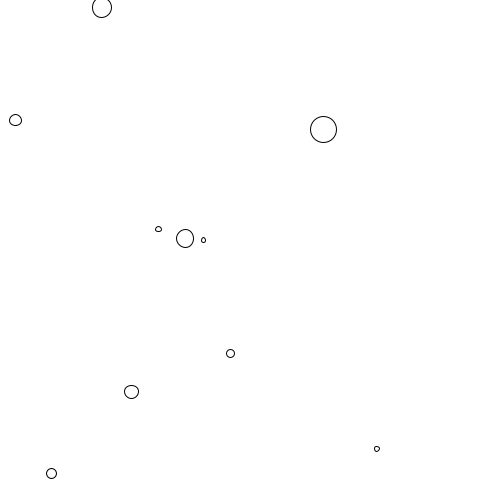
Frame 1 (no input)
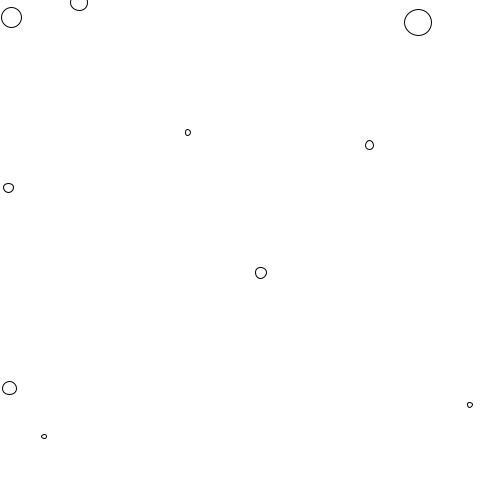
Frame 60 (the mouse pressed at the canvas centre just before this capture)
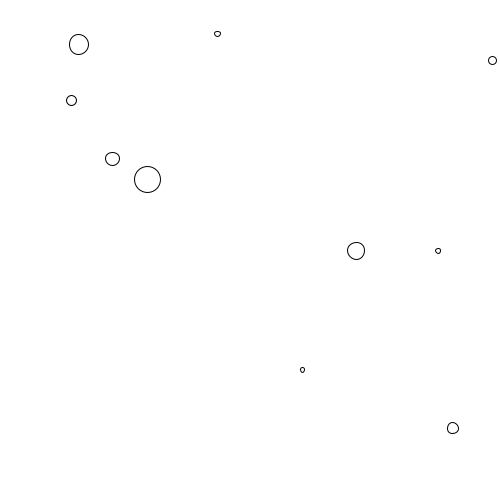
Frame 120 (the mouse held since frame 60 and released just before this capture)

The Processing sketch that drew these frames (run headless with seeded random() and noise(); from frame 60 on, the mouse is pressed at the canvas centre):

// Processing sketch: bouncingBallsArrayInteractive
// ── bouncingBallsArrayInteractive.pde
int numOfBalls = 10;
float[] posX = new float[numOfBalls];
float[] posY = new float[numOfBalls];
float[] directionX = new float [numOfBalls];
float[] directionY = new float [numOfBalls];
float[] radius = new float [numOfBalls];
float[] diamArray = new float [numOfBalls];
boolean[] ballState= new boolean [numOfBalls];
int numBlackBalls;

void setup()
{
  size(500, 500);
  stroke(0);
  fill(175);
  numBlackBalls = 0;

  for (int x=0; x<numOfBalls; x++)
  {
    posX[x] = random(0, width);
    posY[x] = random(0, height);
    directionX[x] = random(-5, 5);
    directionY[x] = random(-5, 5);
    diamArray[x]= random(3, 30);
    ballState[x]=true;
  }
}

void draw()
{
  background(255);
  drawBalls();
  moveBalls();
  bounceBall();
  ballUserInteraction (mouseX, mouseY);
  ballBallInteraction();
    
  if (numBlackBalls==10)
  {
    restartIfAllDead();
  }
  
} 

void drawBalls()
{
  for (int x=0; x<numOfBalls; x++)
  {
    if (ballState[x])
    { 
      fill (255);
    } else 
    {
      fill (0);
    }
    ellipse(posX[x], posY[x], diamArray[x], diamArray[x]);
  }
}

void moveBalls()
{
  for (int x=0; x<numOfBalls; x++)
  {
    posX[x] = posX[x] + directionX[x];
    posY[x] = posY[x] + directionY[x];
  }
}

void bounceBall()
{
  for (int x=0; x<numOfBalls; x++)
  {
    if (( posX[x] > width) || (posX[x] < 0))
    {
      directionX[x] = directionX[x] * -1;
    }
    if ((posY[x] > height) || (posY[x] < 0))
    {
      directionY[x] = directionY[x] * -1;
    }
  }
}

void ballUserInteraction (int mX, int mY)
{
  for (int i=0; i<numOfBalls; i++)
  {
    if (dist(mX, mY, posX[i], posY[i])<diamArray[i]/2 && ballState[i]== true)
    {
      ballState[i]= false;
      numBlackBalls = numBlackBalls+ 1;
      
    }
  }
}

void  ballBallInteraction()
{
  for  (int l=0; l<numOfBalls; l++)
  {
    for (int p=0; p<numOfBalls; p++)
    {

      if (dist(posX[l], posY[l], posX[p], posY[p])<=(diamArray[l]/2+diamArray[p]/2))

      {
        if (ballState [p] == false && ballState [l]==true && p!= l)
        {
          //  ballState[p]=false;
          ballState [l]=false;
          numBlackBalls = numBlackBalls+ 1;
        }
      }
    }
  }
  
}


void restartIfAllDead()
{
println(numBlackBalls);
   for (int k=0; k<numOfBalls; k++)
  {

      ballState[k]= true;
      
   }
    numBlackBalls = 0;

}
